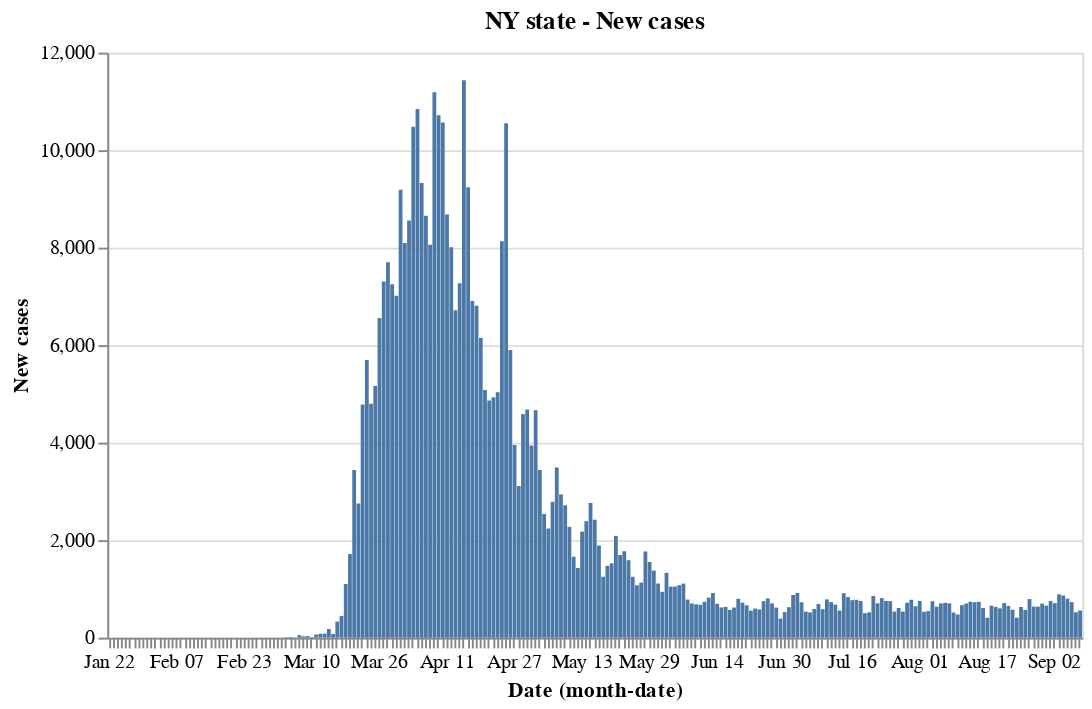

Notebook code for this chart:
### Code cell
#base_ny.encode(y='Confirmed').properties(title='Total Confirmed') | base_ny.encode(y='Deaths',color = red).properties(title='Total deaths')

base_ny.encode(y='New cases').properties(title='NY state - New cases')

### Figure 1 — Vega-Lite specification as saved in the notebook (floating-point values rounded to 4 significant figures; data arrays with more than 128 entries replaced by an {"elided": "..."} marker saying what was removed)
{"config": {"view": {"continuousWidth": 400, "continuousHeight": 300}}, "data": {"name": "data-638437f2af2adf1c98dd7a40bca40445"}, "mark": "bar", "encoding": {"x": {"type": "ordinal", "field": "Date", "timeUnit": "monthdate"}, "y": {"type": "quantitative", "field": "New cases"}}, "title": "NY state - New cases", "width": 500, "$schema": "https://vega.github.io/schema/vega-lite/v4.8.1.json", "datasets": {"data-638437f2af2adf1c98dd7a40bca40445": {"elided": "231 records"}}}
